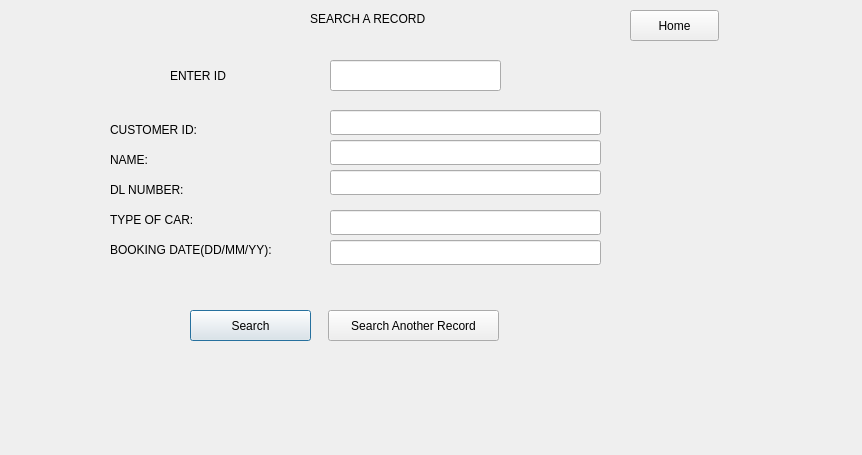
<?xml version="1.0" encoding="UTF-8"?>
<ui version="4.0">
 <class>search</class>
 <widget class="QDialog" name="search">
  <property name="geometry">
   <rect>
    <x>0</x>
    <y>0</y>
    <width>862</width>
    <height>455</height>
   </rect>
  </property>
  <property name="windowTitle">
   <string>Dialog</string>
  </property>
  <widget class="QLabel" name="label">
   <property name="geometry">
    <rect>
     <x>310</x>
     <y>10</y>
     <width>141</width>
     <height>17</height>
    </rect>
   </property>
   <property name="text">
    <string>SEARCH A RECORD</string>
   </property>
  </widget>
  <widget class="QPushButton" name="search_2">
   <property name="geometry">
    <rect>
     <x>190</x>
     <y>310</y>
     <width>121</width>
     <height>31</height>
    </rect>
   </property>
   <property name="text">
    <string>Search</string>
   </property>
  </widget>
  <widget class="QLineEdit" name="lineEdit">
   <property name="geometry">
    <rect>
     <x>330</x>
     <y>60</y>
     <width>171</width>
     <height>31</height>
    </rect>
   </property>
  </widget>
  <widget class="QLabel" name="label_2">
   <property name="geometry">
    <rect>
     <x>170</x>
     <y>60</y>
     <width>91</width>
     <height>31</height>
    </rect>
   </property>
   <property name="text">
    <string>ENTER ID</string>
   </property>
  </widget>
  <widget class="QPushButton" name="pushButton">
   <property name="geometry">
    <rect>
     <x>328</x>
     <y>310</y>
     <width>171</width>
     <height>31</height>
    </rect>
   </property>
   <property name="text">
    <string>Search Another Record</string>
   </property>
  </widget>
  <widget class="QPushButton" name="pushButton_2">
   <property name="geometry">
    <rect>
     <x>630</x>
     <y>10</y>
     <width>89</width>
     <height>31</height>
    </rect>
   </property>
   <property name="text">
    <string>Home</string>
   </property>
  </widget>
  <widget class="QLabel" name="label_3">
   <property name="geometry">
    <rect>
     <x>110</x>
     <y>120</y>
     <width>161</width>
     <height>20</height>
    </rect>
   </property>
   <property name="text">
    <string>CUSTOMER ID:</string>
   </property>
  </widget>
  <widget class="QLabel" name="label_4">
   <property name="geometry">
    <rect>
     <x>110</x>
     <y>150</y>
     <width>161</width>
     <height>20</height>
    </rect>
   </property>
   <property name="text">
    <string>NAME: </string>
   </property>
  </widget>
  <widget class="QLabel" name="label_5">
   <property name="geometry">
    <rect>
     <x>110</x>
     <y>180</y>
     <width>171</width>
     <height>20</height>
    </rect>
   </property>
   <property name="text">
    <string>DL NUMBER:</string>
   </property>
  </widget>
  <widget class="QLabel" name="label_6">
   <property name="geometry">
    <rect>
     <x>110</x>
     <y>210</y>
     <width>151</width>
     <height>20</height>
    </rect>
   </property>
   <property name="text">
    <string>TYPE OF CAR:</string>
   </property>
  </widget>
  <widget class="QLabel" name="label_7">
   <property name="geometry">
    <rect>
     <x>110</x>
     <y>240</y>
     <width>211</width>
     <height>20</height>
    </rect>
   </property>
   <property name="text">
    <string>BOOKING DATE(DD/MM/YY):</string>
   </property>
  </widget>
  <widget class="QLineEdit" name="lineEdit_2">
   <property name="geometry">
    <rect>
     <x>330</x>
     <y>110</y>
     <width>271</width>
     <height>25</height>
    </rect>
   </property>
  </widget>
  <widget class="QLineEdit" name="lineEdit_3">
   <property name="geometry">
    <rect>
     <x>330</x>
     <y>140</y>
     <width>271</width>
     <height>25</height>
    </rect>
   </property>
  </widget>
  <widget class="QLineEdit" name="lineEdit_4">
   <property name="geometry">
    <rect>
     <x>330</x>
     <y>170</y>
     <width>271</width>
     <height>25</height>
    </rect>
   </property>
  </widget>
  <widget class="QLineEdit" name="lineEdit_5">
   <property name="geometry">
    <rect>
     <x>330</x>
     <y>210</y>
     <width>271</width>
     <height>25</height>
    </rect>
   </property>
  </widget>
  <widget class="QLineEdit" name="lineEdit_6">
   <property name="geometry">
    <rect>
     <x>330</x>
     <y>240</y>
     <width>271</width>
     <height>25</height>
    </rect>
   </property>
  </widget>
 </widget>
 <resources/>
 <connections/>
</ui>
